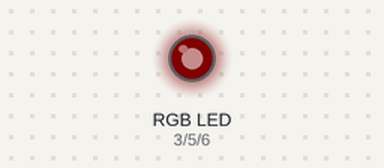
Bench run of a sketch on a simulated Arduino Uno, built with avr-gcc and run on an emulated ATmega328P. Shown: an RGB LED mixed from three pins (HIGH = lit). Dim RGB values are drawn brighter than linear.

Above: at 0.05 s.
At 2.15 s:
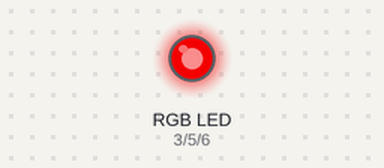
At 3.75 s:
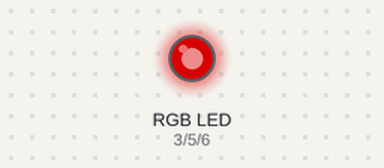
At 7.45 s:
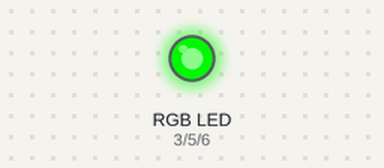
At 11.35 s:
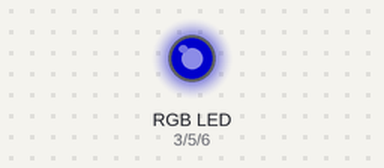
At 14.85 s:
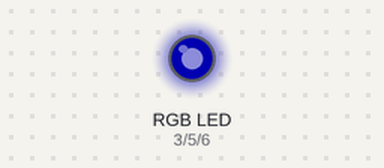
Timing chart, 0 to 20.1 s (numbered marks = the images above):
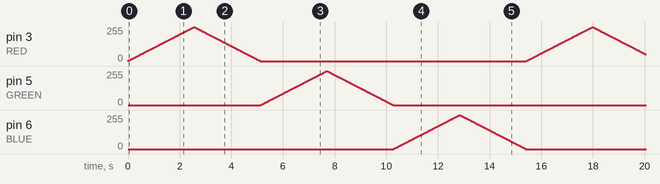

The sketch:

rgb-led-basic.ino
```cpp
// define pins
#define RED 3
#define GREEN 5
#define BLUE 6
#define LED_VAL_MAX 255

typedef struct rgb {
    int red;
    int green;
    int blue;
} rgb;

rgb ledValues = { 0, 0, 0 };

void setup() {
    pinMode(RED, OUTPUT);
    pinMode(BLUE, OUTPUT);
    pinMode(GREEN, OUTPUT);
    writeLed(ledValues);
}

void loop() {
#define DELAY 10

    for (int i = 0; i <= LED_VAL_MAX; i++) {
        changeLed(&ledValues, { 1, 0, 0 });
        delay(DELAY);
    }
    for (int i = 0; i <= LED_VAL_MAX; i++) {
        changeLed(&ledValues, { -1, 0, 0 });
        delay(DELAY);
    }

    for (int i = 0; i <= LED_VAL_MAX; i++) {
        changeLed(&ledValues, { 0, 1, 0 });
        delay(DELAY);
    }
    for (int i = 0; i <= LED_VAL_MAX; i++) {
        changeLed(&ledValues, { 0, -1, 0 });
        delay(DELAY);
    }

    for (int i = 0; i <= LED_VAL_MAX; i++) {
        changeLed(&ledValues, { 0, 0, 1 });
        delay(DELAY);
    }
    for (int i = 0; i <= LED_VAL_MAX; i++) {
        changeLed(&ledValues, { 0, 0, -1 });
        delay(DELAY);
    }
}

int constrictBetween0and255(int input) {
    if (input < 0) return 0;
    else if (input > LED_VAL_MAX) return LED_VAL_MAX;
    else return input;
}

// the leds are currently at values and will be changed by the change parameter.
// the values will contain the new values of the leds after the change.
void changeLed(rgb* values, rgb change) {
    values->red = constrictBetween0and255(values->red + change.red);
    values->green = constrictBetween0and255(values->green + change.green);
    values->blue = constrictBetween0and255(values->blue + change.blue);
    writeLed(*values);
}

void writeLed(const rgb values) {
    analogWrite(RED, values.red);
    analogWrite(GREEN, values.green);
    analogWrite(BLUE, values.blue);
}
```
